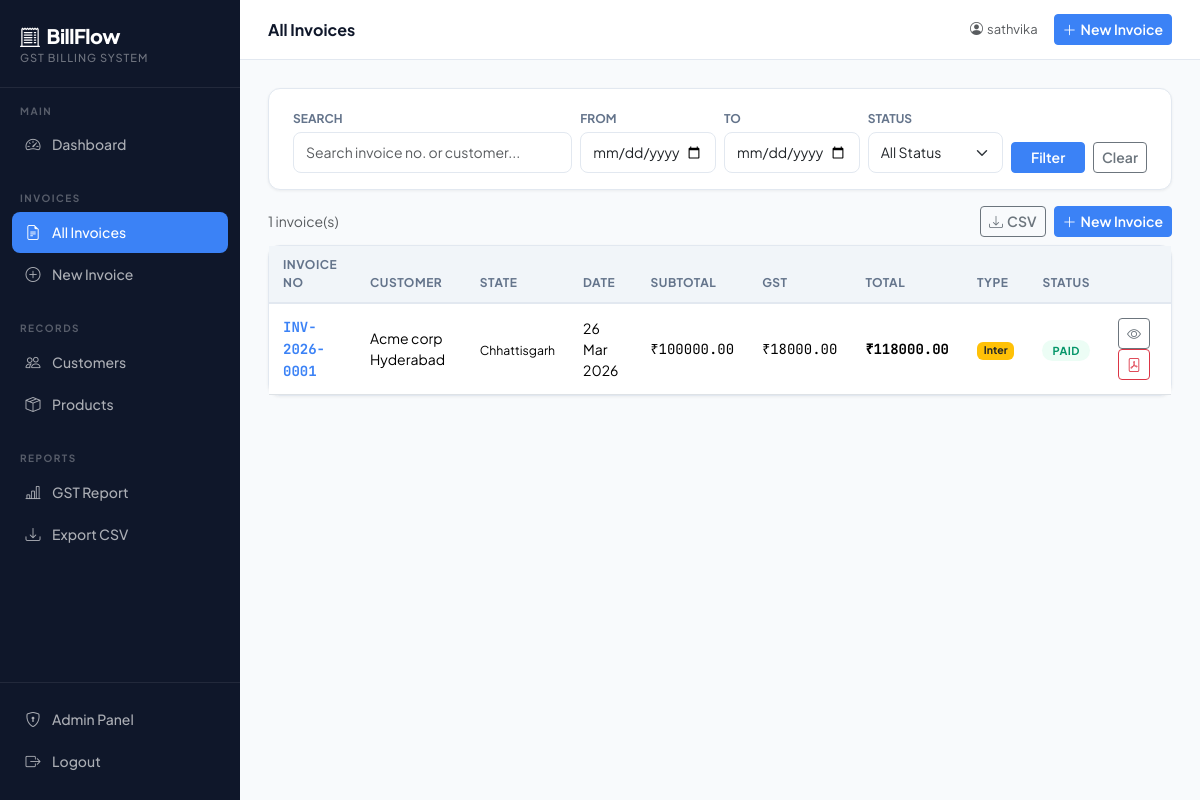
Page /invoices/ (signed in) on the committed database.
### billing/models.py (models this page shows, shortened)
class Invoice(models.Model):
    invoice_number = models.CharField(max_length=20, unique=True, editable=False)
    customer = models.ForeignKey(Customer, on_delete=models.PROTECT)
    date = models.DateField(default=timezone.now)
    due_date = models.DateField(blank=True, null=True)
    subtotal = models.DecimalField(max_digits=12, decimal_places=2, default=0)
    cgst = models.DecimalField(max_digits=10, decimal_places=2, default=0, verbose_name="CGST")
    sgst = models.DecimalField(max_digits=10, decimal_places=2, default=0, verbose_name="SGST")
    igst = models.DecimalField(max_digits=10, decimal_places=2, default=0, verbose_name="IGST")
    total_tax = models.DecimalField(max_digits=10, decimal_places=2, default=0)
    total_amount = models.DecimalField(max_digits=12, decimal_places=2, default=0)
    is_intra_state = models.BooleanField(default=True, help_text="True = CGST+SGST, False = IGST")
    notes = models.TextField(blank=True)
    created_at = models.DateTimeField(auto_now_add=True)
    STATUS_CHOICES = [
        ('draft', 'Draft'),
        ('sent', 'Sent'),
        ('paid', 'Paid'),
        ('cancelled', 'Cancelled'),
    ]
    status = models.CharField(max_length=20, choices=STATUS_CHOICES, default='draft')
    class Meta:
        ordering = ['-created_at']

class Customer(models.Model):
    name = models.CharField(max_length=200)
    gst_number = models.CharField(max_length=15, blank=True, null=True, verbose_name="GSTIN")
    state = models.CharField(max_length=100, choices=INDIAN_STATES)
    address = models.TextField()
    phone = models.CharField(max_length=15)
    email = models.EmailField(blank=True, null=True)
    created_at = models.DateTimeField(auto_now_add=True)
    class Meta:
        ordering = ['name']

### billing/views.py (the view)
# urls.py: path('invoices/', views.invoice_list, name='invoice_list'),
@login_required
def invoice_list(request):
    form = InvoiceSearchForm(request.GET)
    invoices = Invoice.objects.select_related('customer').all()
    if form.is_valid():
        q = form.cleaned_data.get('query')
        date_from = form.cleaned_data.get('date_from')
        date_to = form.cleaned_data.get('date_to')
        status = form.cleaned_data.get('status')
        if q:
            invoices = invoices.filter(
                Q(invoice_number__icontains=q) | Q(customer__name__icontains=q)
            )
        if date_from:
            invoices = invoices.filter(date__gte=date_from)
        if date_to:
            invoices = invoices.filter(date__lte=date_to)
        if status:
            invoices = invoices.filter(status=status)
    invoices = invoices.order_by('-created_at')
    return render(request, 'billing/invoice_list.html', {
        'invoices': invoices,
        'search_form': form
    })

### billing/forms.py
class InvoiceSearchForm(forms.Form):
    query = forms.CharField(
        required=False,
        widget=forms.TextInput(attrs={
            'class': 'form-control',
            'placeholder': 'Search invoice no. or customer...'
        })
    )
    date_from = forms.DateField(
        required=False,
        widget=forms.DateInput(attrs={'class': 'form-control', 'type': 'date'})
    )
    date_to = forms.DateField(
        required=False,
        widget=forms.DateInput(attrs={'class': 'form-control', 'type': 'date'})
    )
    status = forms.ChoiceField(
        required=False,
        choices=[('', 'All Status')] + Invoice.STATUS_CHOICES,
        widget=forms.Select(attrs={'class': 'form-select'})
    )

### billing/templates/billing/invoice_list.html (shortened to what this page needs)
{% extends 'billing/base.html' %}
{% block page_title %}All Invoices{% endblock %}
{% block content %}
<div class="card mb-3">
  <div class="card-body py-3 px-4">
    <form method="get" class="row g-2 align-items-end">
      <div class="col-md-4">
        <label class="form-label mb-1" style="font-size:12px;font-weight:700;color:#64748b">SEARCH</label>
        {{ search_form.query }}
      </div>
      <div class="col-md-2">
        <label class="form-label mb-1" style="font-size:12px;font-weight:700;color:#64748b">FROM</label>
        {{ search_form.date_from }}
      </div>
      <div class="col-md-2">
        <label class="form-label mb-1" style="font-size:12px;font-weight:700;color:#64748b">TO</label>
        {{ search_form.date_to }}
      </div>
      <div class="col-md-2">
        <label class="form-label mb-1" style="font-size:12px;font-weight:700;color:#64748b">STATUS</label>
        {{ search_form.status }}
      </div>
      <div class="col-md-2 d-flex gap-2">
        <button type="submit" class="btn btn-primary btn-sm flex-fill">Filter</button>
        <a href="{% url 'invoice_list' %}" class="btn btn-outline-secondary btn-sm">Clear</a>
      </div>
    </form>
  </div>
</div>
<div class="d-flex justify-content-between align-items-center mb-2">
  <div class="text-muted" style="font-size:14px">{{ invoices|length }} invoice(s)</div>
  <div class="d-flex gap-2">
    <a href="{% url 'export_csv' %}" class="btn btn-outline-secondary btn-sm"><i class="bi bi-download me-1"></i>CSV</a>
    <a href="{% url 'create_invoice' %}" class="btn btn-primary btn-sm"><i class="bi bi-plus-lg me-1"></i>New Invoice</a>
  </div>
</div>
<div class="card">
  <div class="card-body p-0">
    {% if invoices %}
    <div class="table-responsive">
      <table class="table table-hover mb-0">
        <thead>
          <tr>
            <th>Invoice No</th><th>Customer</th><th>State</th><th>Date</th>
            <th>Subtotal</th><th>GST</th><th>Total</th><th>Type</th><th>Status</th><th></th>
          </tr>
        </thead>
        <tbody>
          {% for inv in invoices %}
          <tr>
            <td><a href="{% url 'invoice_detail' inv.pk %}" class="mono fw-bold text-decoration-none" style="color:#3b82f6">{{ inv.invoice_number }}</a></td>
            <td>{{ inv.customer.name }}</td>
            <td><small>{{ inv.customer.state }}</small></td>
            <td>{{ inv.date|date:"d M Y" }}</td>
            <td class="mono">₹{{ inv.subtotal|floatformat:2 }}</td>
            <td class="mono">₹{{ inv.total_tax|floatformat:2 }}</td>
            <td class="mono fw-bold">₹{{ inv.total_amount|floatformat:2 }}</td>
            <td>
              {% if inv.is_intra_state %}
                <span class="badge bg-info text-dark">Intra</span>
              {% else %}
                <span class="badge bg-warning text-dark">Inter</span>
              {% endif %}
            </td>
            <td><span class="badge-status status-{{ inv.status }}">{{ inv.get_status_display }}</span></td>
            <td>
              <a href="{% url 'invoice_detail' inv.pk %}" class="btn btn-sm btn-outline-secondary me-1"><i class="bi bi-eye"></i></a>
              <a href="{% url 'invoice_pdf' inv.pk %}" class="btn btn-sm btn-outline-danger"><i class="bi bi-file-pdf"></i></a>
            </td>
          </tr>
          {% endfor %}
        </tbody>
      </table>
    </div>
    {% else %}
    <div class="text-center py-5 text-muted">
      <i class="bi bi-search display-4 d-block mb-2"></i>
      No invoices found.
    </div>
    {% endif %}
  </div>
</div>
{% endblock %}

### billing/templates/billing/base.html (shortened to what this page needs)
<!DOCTYPE html>
<html lang="en">
<head>
  <link href="https://cdnjs.cloudflare.com/ajax/libs/bootstrap/5.3.2/css/bootstrap.min.css" rel="stylesheet">
  <link href="https://cdnjs.cloudflare.com/ajax/libs/bootstrap-icons/1.11.3/font/bootstrap-icons.min.css" rel="stylesheet">
</head>
<body>
<nav class="sidebar">
  <div class="sidebar-brand">
    <h1><i class="bi bi-receipt-cutoff me-1"></i> BillFlow</h1>
    <span>GST Billing System</span>
  </div>
  <div class="sidebar-section">
    <div class="sidebar-section-label">Main</div>
    <a href="{% url 'dashboard' %}" class="nav-link {% if request.resolver_match.url_name == 'dashboard' %}active{% endif %}">
      <i class="bi bi-speedometer2"></i> Dashboard
    </a>
  </div>
  <div class="sidebar-section">
    <div class="sidebar-section-label">Invoices</div>
    <a href="{% url 'invoice_list' %}" class="nav-link {% if 'invoice' in request.resolver_match.url_name and 'create' not in request.resolver_match.url_name %}active{% endif %}">
      <i class="bi bi-file-earmark-text"></i> All Invoices
    </a>
    <a href="{% url 'create_invoice' %}" class="nav-link {% if request.resolver_match.url_name == 'create_invoice' %}active{% endif %}">
      <i class="bi bi-plus-circle"></i> New Invoice
    </a>
  </div>
  <div class="sidebar-section">
    <div class="sidebar-section-label">Records</div>
    <a href="{% url 'customer_list' %}" class="nav-link {% if 'customer' in request.resolver_match.url_name %}active{% endif %}">
      <i class="bi bi-people"></i> Customers
    </a>
    <a href="{% url 'product_list' %}" class="nav-link {% if 'product' in request.resolver_match.url_name %}active{% endif %}">
      <i class="bi bi-box-seam"></i> Products
    </a>
  </div>
  <div class="sidebar-section">
    <div class="sidebar-section-label">Reports</div>
    <a href="{% url 'gst_report' %}" class="nav-link {% if 'report' in request.resolver_match.url_name %}active{% endif %}">
      <i class="bi bi-bar-chart-line"></i> GST Report
    </a>
    <a href="{% url 'export_csv' %}" class="nav-link">
      <i class="bi bi-download"></i> Export CSV
    </a>
  </div>
  <div class="sidebar-footer">
    <a href="/admin/" class="nav-link" target="_blank">
      <i class="bi bi-shield-lock"></i> Admin Panel
    </a>
    <a href="{% url 'logout' %}" class="nav-link">
      <i class="bi bi-box-arrow-right"></i> Logout
    </a>
  </div>
</nav>
<div class="main-wrap">
  <div class="topbar">
    <div class="topbar-title">{% block page_title %}Dashboard{% endblock %}</div>
    <div class="d-flex align-items-center gap-3">
      <span class="text-muted" style="font-size:13px">
        <i class="bi bi-person-circle me-1"></i>{{ request.user.username }}
      </span>
      <a href="{% url 'create_invoice' %}" class="btn btn-primary btn-sm">
        <i class="bi bi-plus-lg me-1"></i>New Invoice
      </a>
    </div>
  </div>
  <div class="page-content">
    {% block content %}{% endblock %}
  </div>
</div>
</body>
</html>

### billing/templates/billing/base.html (style rules this page uses)
:root { --navy: #0f172a; --navy-light: #1e293b; --navy-lighter: #334155; --accent: #3b82f6; --accent-light: #60a5fa; --green: #10b981; --amber: #f59e0b; --red: #ef4444; --surface: #f8fafc; --border: #e2e8f0; --text: #0f172a; --text-muted: #64748b; --sidebar-w: 240px; }
* { box-sizing: border-box; }
body { font-family: 'Plus Jakarta Sans', sans-serif; background: var(--surface); color: var(--text); margin: 0; }
.sidebar { position: fixed; top: 0; left: 0; width: var(--sidebar-w); height: 100vh; background: var(--navy); display: flex; flex-direction: column; z-index: 100; overflow-y: auto; }
.sidebar-brand { padding: 24px 20px 20px; border-bottom: 1px solid rgba(255,255,255,0.08); }
.sidebar-brand h1 { font-size: 20px; font-weight: 800; color: #fff; margin: 0; letter-spacing: -0.5px; }
.sidebar-brand span { font-size: 11px; color: rgba(255,255,255,0.4); display: block; margin-top: 2px; font-weight: 500; text-transform: uppercase; letter-spacing: 1px; }
.sidebar-section { padding: 16px 12px 8px; }
.sidebar-section-label { font-size: 10px; font-weight: 700; color: rgba(255,255,255,0.3); text-transform: uppercase; letter-spacing: 1.5px; padding: 0 8px; margin-bottom: 6px; }
.nav-link { display: flex; align-items: center; gap: 10px; padding: 9px 12px; border-radius: 8px; color: rgba(255,255,255,0.65) !important; font-size: 14px; font-weight: 500; text-decoration: none; transition: all 0.15s ease; margin-bottom: 2px; }
.nav-link.active { background: var(--accent); color: #fff !important; }
.nav-link i { font-size: 15px; width: 18px; text-align: center; }
.sidebar-footer { margin-top: auto; padding: 16px 12px; border-top: 1px solid rgba(255,255,255,0.08); }
.main-wrap { margin-left: var(--sidebar-w); min-height: 100vh; display: flex; flex-direction: column; }
.topbar { background: #fff; border-bottom: 1px solid var(--border); padding: 0 28px; height: 60px; display: flex; align-items: center; justify-content: space-between; position: sticky; top: 0; z-index: 50; }
.topbar-title { font-size: 16px; font-weight: 700; color: var(--navy); }
.page-content { padding: 28px; flex: 1; }
.card { border: 1px solid var(--border); border-radius: 12px; box-shadow: 0 1px 3px rgba(0,0,0,0.06); }
.table { font-size: 14px; }
.table thead th { background: #f1f5f9; font-weight: 700; font-size: 12px; text-transform: uppercase; letter-spacing: 0.5px; color: var(--text-muted); border-bottom: 2px solid var(--border); padding: 10px 14px; }
.table td { padding: 12px 14px; vertical-align: middle; }
.badge-status { padding: 4px 10px; border-radius: 20px; font-size: 11px; font-weight: 700; text-transform: uppercase; letter-spacing: 0.5px; }
.status-paid { background: #ecfdf5; color: #059669; }
.btn-primary { background: var(--accent); border-color: var(--accent); font-weight: 600; }
.btn { font-weight: 600; font-size: 14px; }
.form-label { font-weight: 600; font-size: 13px; color: var(--navy); margin-bottom: 5px; }
.form-control, .form-select { border-radius: 8px; border: 1.5px solid var(--border); font-size: 14px; padding: 9px 12px; transition: border-color 0.15s; }
.mono { font-family: 'JetBrains Mono', monospace; }

### rows in the picture
Invoice: invoice_number "INV-2026-0001", customer.name "Acme corp Hyderabad", customer.state "Chhattisgarh", date "26 Mar 2026", subtotal "100000.00", total_tax "18000.00", total_amount "118000.00", is_intra_state "Inter", status "PAID"

### other values in the picture
{{ request.user.username }} "sathvika"
{{ invoices|length }} "1"
